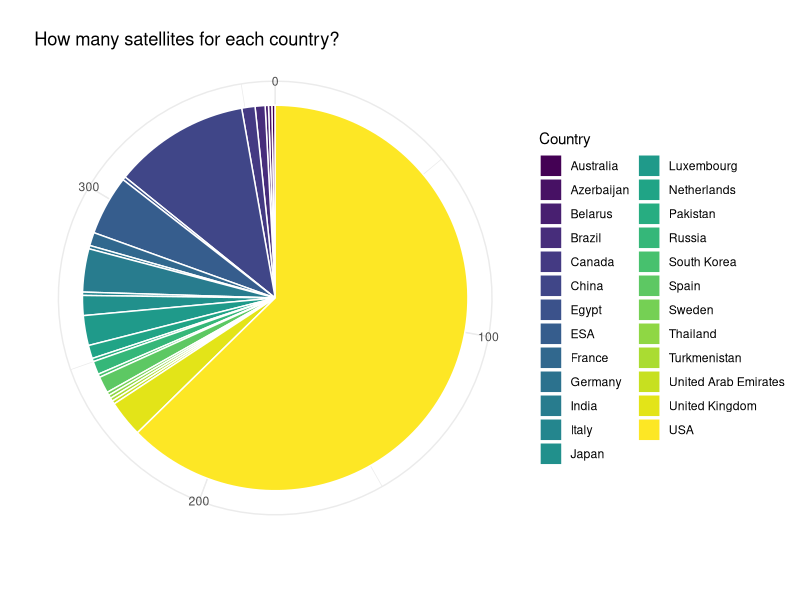
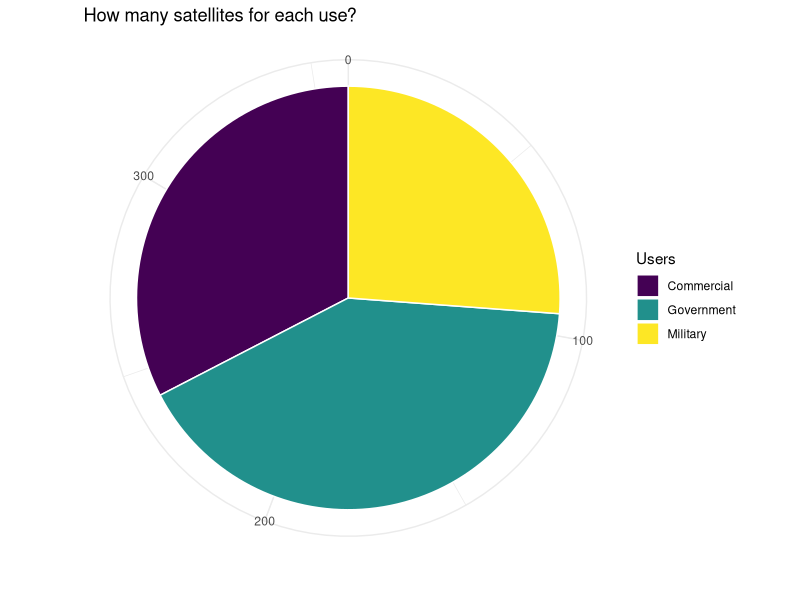
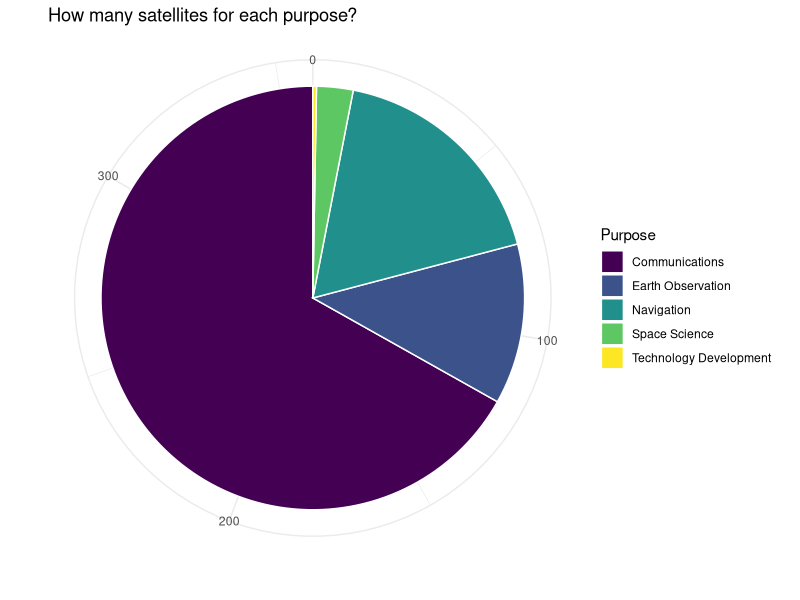
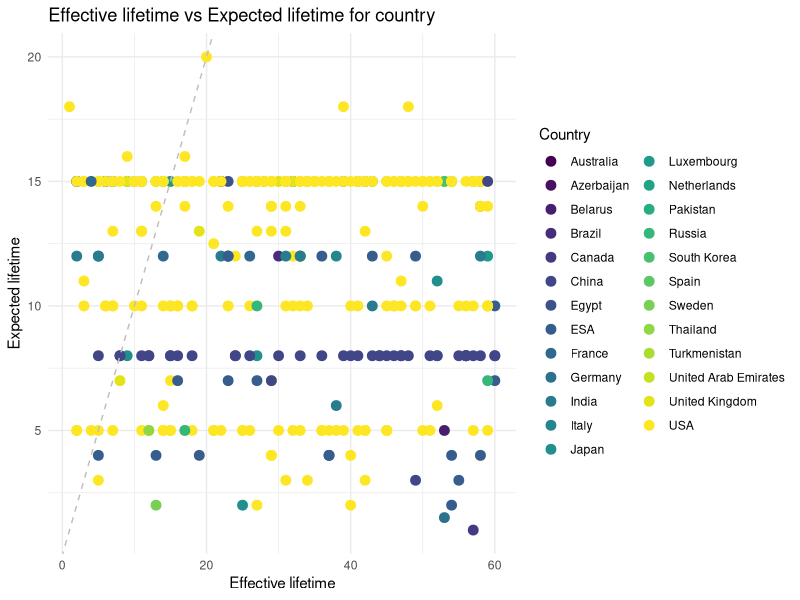

Write the R code that produced these figures, in order. (Note: this script raises an error after producing the figures.)
library(readxl)
data <- read_excel("../Dataset/Data_Satellites.xlsx", col_names = TRUE)

# Per i grafici tolgo Multinational
Id <- data$Country!='Multinational'
data <- data[Id, ]

#install.packages("png")
library(png)

# Install required package for generating plot
install.packages("ggplot2")
library(ggplot2)

##### Grafico a torta per numero di satelliti in ogni paese 

Stati <- unique(data$Country)

Occorrenze <- table(data$Country)
df <- as.data.frame(Occorrenze)

ggplot(df, aes(x = "", y = Occorrenze, fill = Var1)) +
  geom_bar(stat = "identity", width = 1, color = "white") +
  coord_polar("y") +
  theme_minimal() +
  scale_fill_viridis_d()+
  labs(title = "How many satellites for each country?", fill = "Country", x = "", y = " ")


##### Grafico a torta per users
Occorrenze <- table(data$Users)
df <- as.data.frame(Occorrenze)

ggplot(df, aes(x = "", y = Occorrenze, fill = Var1)) +
  geom_bar(stat = "identity", width = 1, color = "white") +
  coord_polar("y") +
  theme_minimal() +
  scale_fill_viridis_d()+
  labs(title = "How many satellites for each use?", fill = 'Users', x = "", y = " ")

##### Grafico a torta per Purpose

Occorrenze <- table(data$Purpose)
df <- as.data.frame(Occorrenze)

ggplot(df, aes(x = "", y = Occorrenze, fill = Var1)) +
  geom_bar(stat = "identity", width = 1, color = "white") +
  coord_polar("y") +
  theme_minimal() +
  scale_fill_viridis_d()+
  labs(title = "How many satellites for each purpose?", fill = 'Purpose', x = "", y = " ")


x1 = sample(1:60, 359, replace = T)

############ Expected Life vs Effective life for country
#x1 <- data$`Effective Lifetime`
y1 <- data$`Expected Lifetime`
Paesi <- data$Country

df <- data.frame(x1,y1,Paesi)

# Crea lo scatterplot
ggplot(df, aes(x = x1, y = y1, color = Paesi)) +
  geom_point(size = 3) +
  geom_abline(intercept = 0, slope = 1, linetype = "dashed", color = "gray") +
  scale_colour_viridis_d()+
  theme_minimal()+
  labs(title = "Effective lifetime vs Expected lifetime for country",
       x = "Effective lifetime",
       y = "Expected lifetime",
       color = "Country") 


############ Expected Life vs Effective life for Users
#x1 <- data$`Effective Lifetime`
y1 <- data$`Expected Lifetime`
Users <- data$Users

df <- data.frame(x1,y1,Purpose)


# Crea lo scatterplot
ggplot(df, aes(x = x1, y = y1, shape = Users, color = Users)) +
  geom_point(size = 3) +
  geom_abline(intercept = 0, slope = 1, linetype = "dashed", color = "gray") +
  scale_colour_viridis_d()+
  theme_minimal()+
  labs(title = "Effective lifetime vs Expected lifetime for users",
       x = "Effective lifetime",
       y = "Expected lifetime") 


############ Expected Life vs Effective life for Purpose
#x1 <- data$`Effective Lifetime`
y1 <- data$`Expected Lifetime`
Purpose <- data$Purpose

df <- data.frame(x1,y1,Purpose)


# Crea lo scatterplot
ggplot(df, aes(x = x1, y = y1, shape = Purpose, color = Purpose)) +
  geom_point(size = 3) +
  geom_abline(intercept = 0, slope = 1, linetype = "dashed", color = "gray") +
  scale_colour_viridis_d()+
  theme_minimal()+
  labs(title = "Effective lifetime vs Expected lifetime for purpose",
       x = "Effective lifetime",
       y = "Expected lifetime") 


###### per salvare immagine

# Save plot as PNG image
png(filename = "GraficoEsempio.png",
    width = 800,
    height = 600,
    units = "px",
    pointsize = 12,
    bg = "white")
print(plot)
dev.off()
